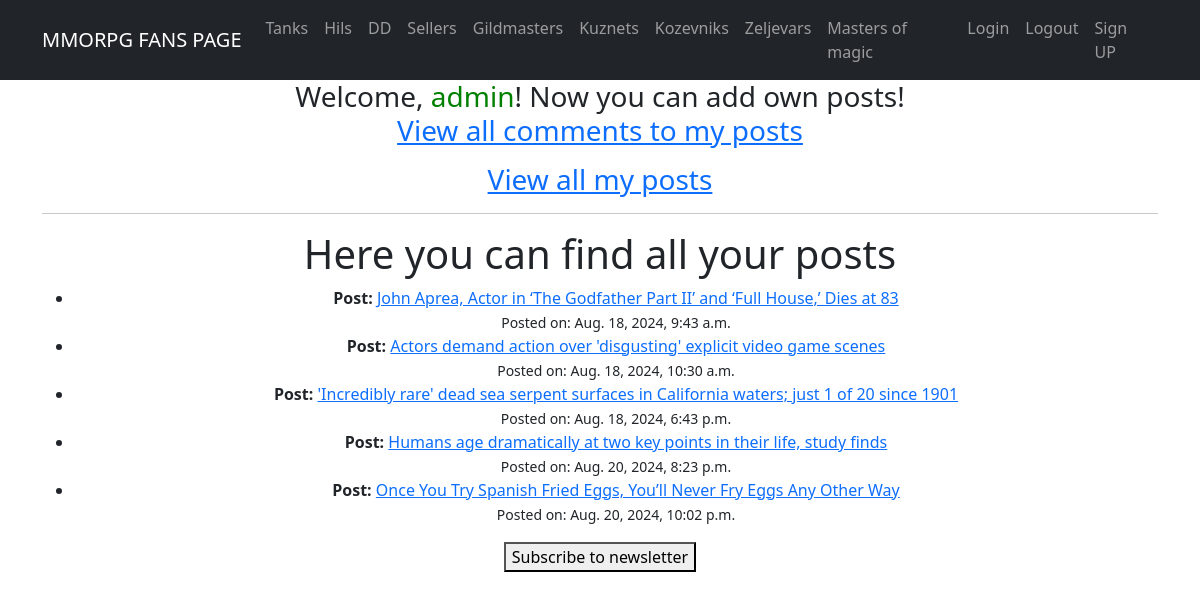
The app's page /my_posts/ (signed in), older data.
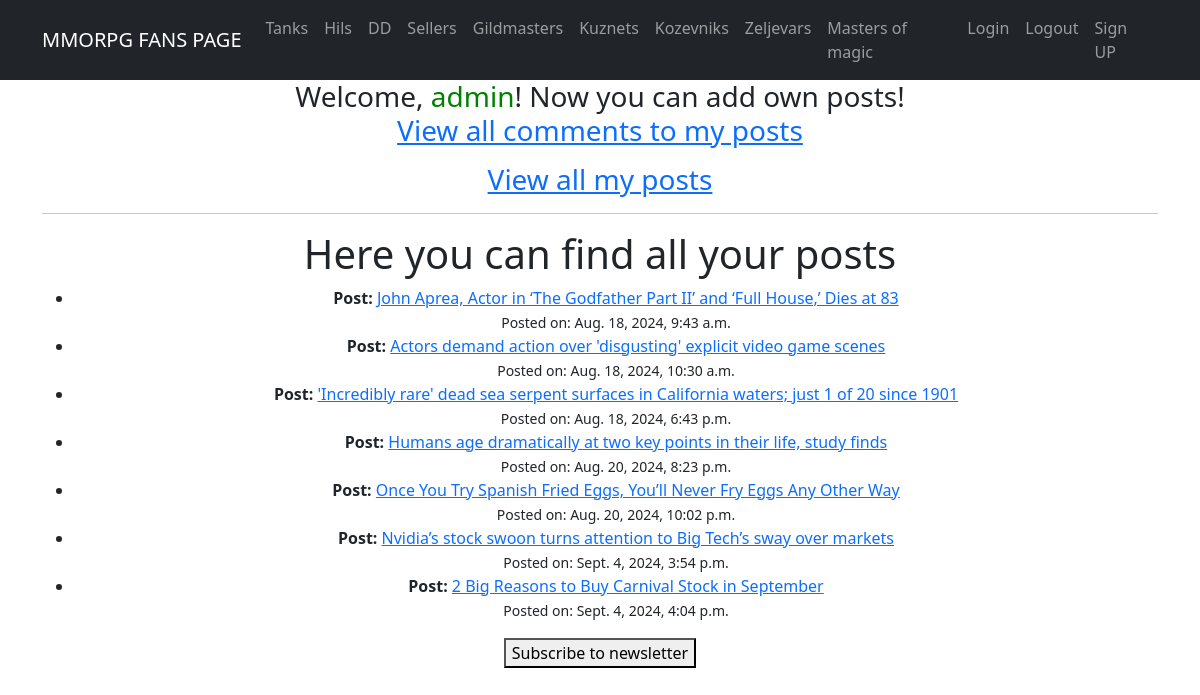
The same page, newer data.
### app/models.py (models this page shows, shortened)
class Post(models.Model):
    name = models.CharField(max_length=150, unique=True)
    description = CKEditor5Field('Text', config_name='extends')
    published_date = models.DateTimeField(default=timezone.now)
    author = models.ForeignKey(User, on_delete=models.CASCADE, related_name='posts', editable=False)
    categories = models.ManyToManyField(Category, related_name='posts')

### app/views.py (the view)
# urls.py: path('my_posts/', OwnerPostsView.as_view(), name='owner_posts'),
class OwnerPostsView(LoginRequiredMixin, ListView):
    model = Post
    template_name = 'owner_posts.html'
    context_object_name = 'posts'
    def get_queryset(self):
        user_posts = Post.objects.filter(author=self.request.user)
        return user_posts

### templates/owner_posts.html
{% extends 'flatpages/default.html' %}
{% block content %}
    <h1>Here you can find all your posts</h1>
    {% if posts %}
        <ul>
            {% for post in posts %}
                <li>
                    <strong>Post: </strong><a href="{% url 'post_detail' post.id %}">{{ post.name }}</a><br>
                    <small>Posted on: {{ post.published_date }}</small>
                </li>
            {% endfor %}
        </ul>
    {% else %}
        <p>You have created no posts yet.</p>
    {% endif %}
{% endblock %}

Row changes from the older to the newer data that the page shows:
added Post: name "Nvidia’s stock swoon turns attention to Big Tech’s sway over markets", published_date "Sept. 4, 2024, 3:54 p.m."
added Post: name "2 Big Reasons to Buy Carnival Stock in September", published_date "Sept. 4, 2024, 4:04 p.m."
